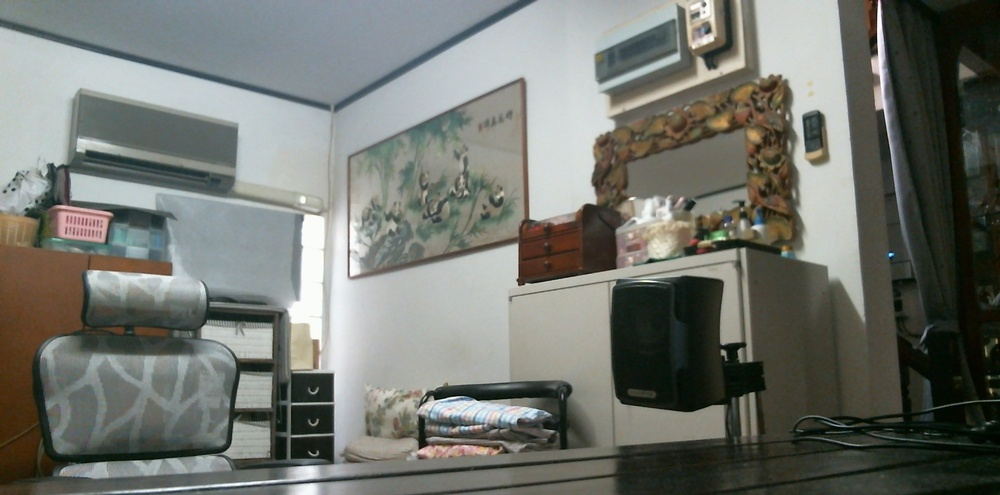
#> input picture CV_parinya/im1.jpg, 1000 x 495 px, shrunk from 1920 x 950 before the run
$ python challenge_4.py
#> lines starting #> are read from the running program, lines starting #| are printed output that depends on the picture; after the words box and inside, x2 and y2 are one past the last pixel; in counts of white or black regions, pixels touching at a corner belong together
import matplotlib.pyplot as plt
import numpy as np
import cv2

im1 = plt.imread('im1.jpg')
#> im1 is the input picture: shape (495, 1000, 3); mean R, G, B 113.8, 116.6, 110.3
im2 = plt.imread('im2.jpg')
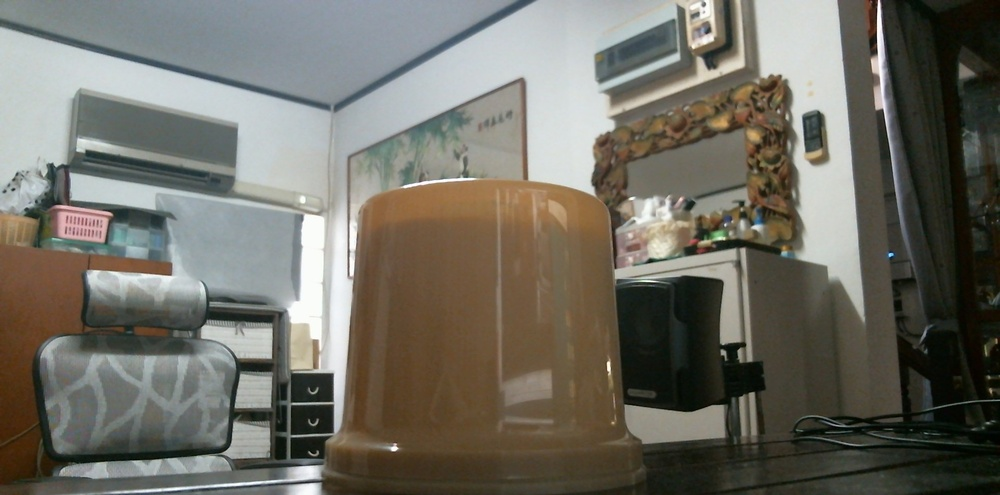
#> input picture CV_parinya/im2.jpg, 1000 x 495 px, shrunk from 1920 x 950 before the run
#> im2 is the input picture: shape (495, 1000, 3); mean R, G, B 111.8, 109.6, 100.3

diff = cv2.absdiff(im1,im2)
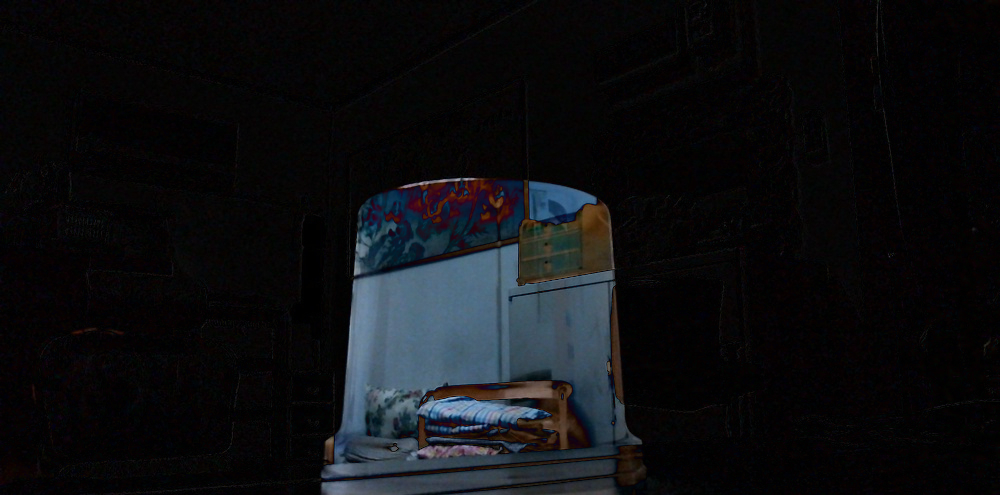
#> diff: shape (495, 1000, 3); mean R, G, B 13.6, 14.6, 17

gray = cv2.cvtColor(diff, cv2.COLOR_BGR2GRAY)
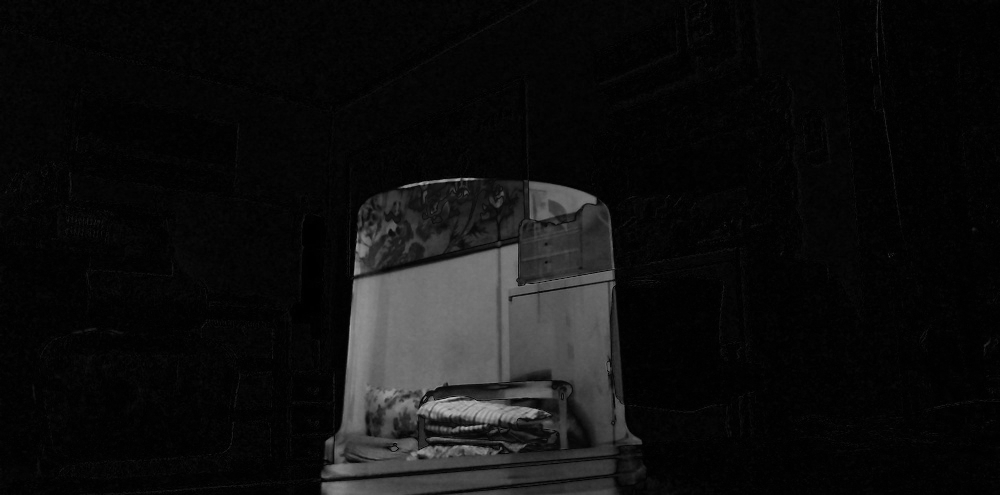
#> gray: shape (495, 1000); min 0, max 192, mean 15.2
bw = cv2.threshold(gray, 25, 255, cv2.THRESH_BINARY)[1]
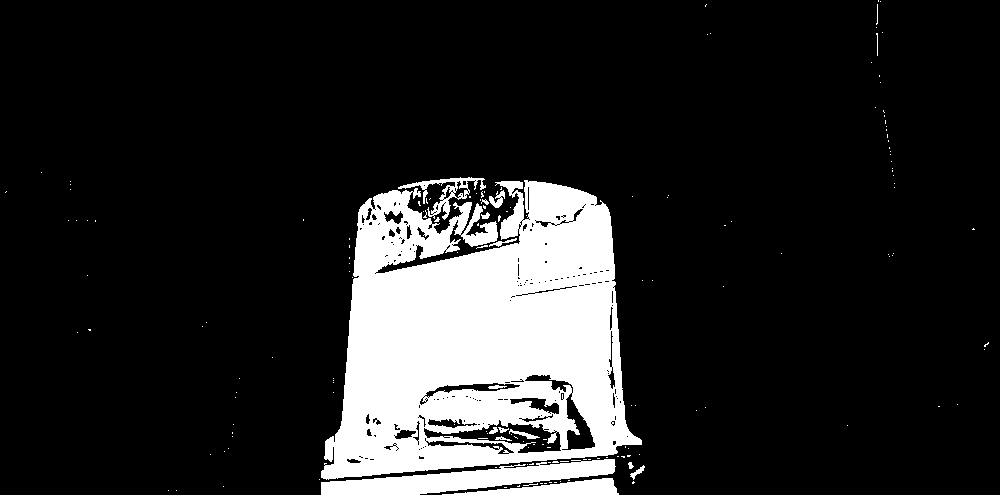
#> bw: shape (495, 1000); 14.8% white; 164 white regions (147 under 20 px), largest, box (x1, y1, x2, y2) and area: (321, 180, 642, 480) 64815, (321, 459, 616, 495) 5000, (442, 478, 619, 495) 1504

kernel = np.ones((5,5))
bw = cv2.erode(bw, kernel)
#> bw: shape (495, 1000); 11.4% white; 32 white regions (16 under 20 px), largest, box (x1, y1, x2, y2) and area: (323, 183, 640, 477) 49741, (323, 461, 613, 495) 3818, (469, 480, 615, 495) 1101
bw = cv2.dilate(bw, kernel)
#> bw: shape (495, 1000); 14% white; 17 white regions, largest, box (x1, y1, x2, y2) and area: (321, 181, 642, 479) 60492, (321, 459, 615, 495) 4932, (467, 478, 617, 495) 1461

kernel = np.ones((55,55))
bw = cv2.dilate(bw, kernel)
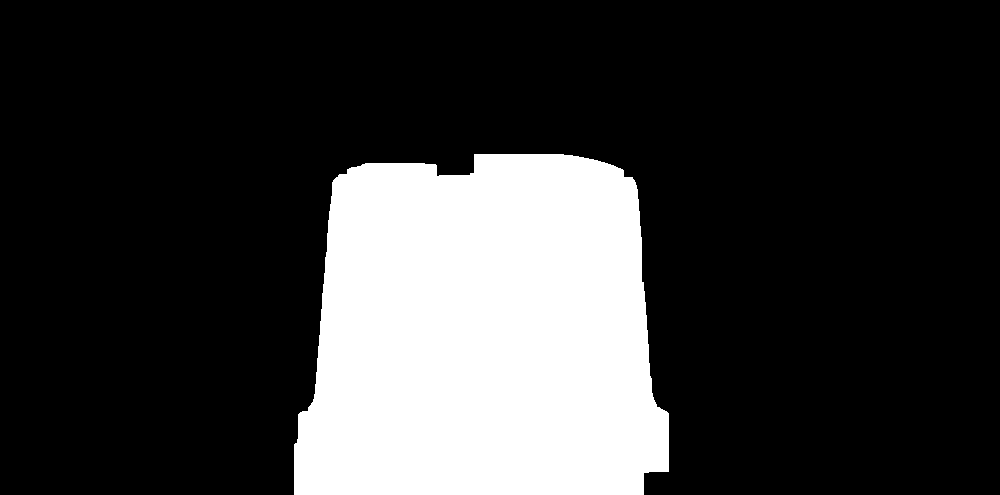
#> bw: shape (495, 1000); 22.3% white; 1 white region, box (x1, y1, x2, y2) and area: (294, 154, 669, 495) 110610
bw = cv2.erode(bw, kernel)
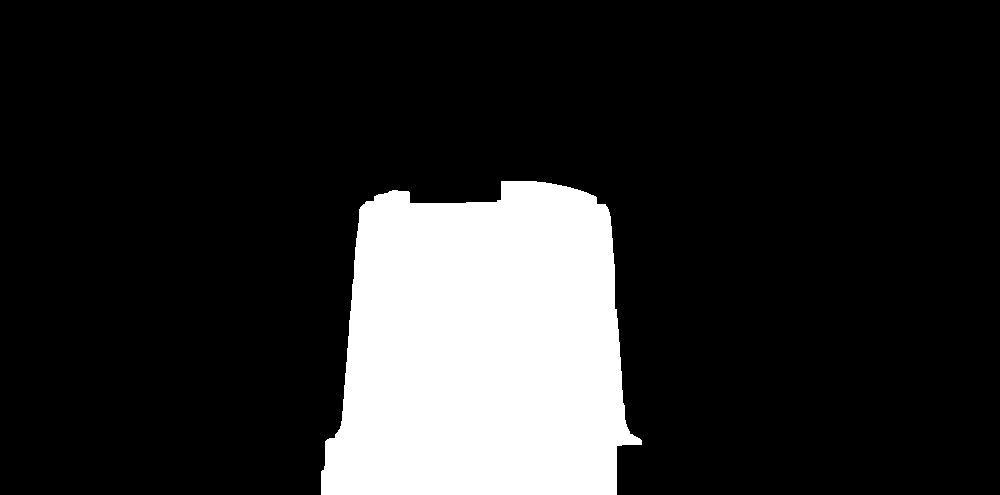
#> bw: shape (495, 1000); 16.6% white; 1 white region, box (x1, y1, x2, y2) and area: (321, 181, 642, 495) 82152

obj = cv2.bitwise_and(im2, im2, mask=bw)
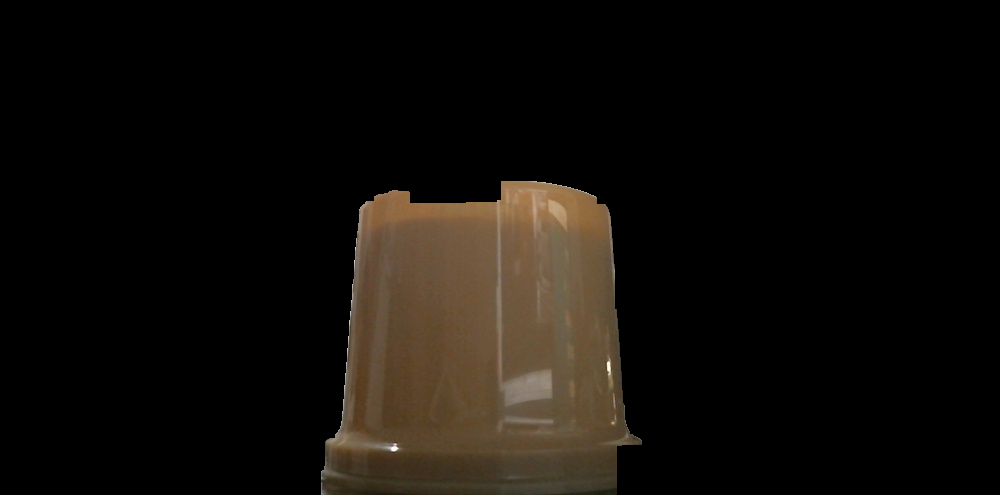
#> obj: shape (495, 1000, 3); mean R, G, B 17.2, 13.7, 9.6

plt.subplot(2,2,1)
plt.imshow(im1)
plt.title('im1.jpg')
plt.axis('off')

plt.subplot(2,2,2)
plt.imshow(im2)
plt.title('im2.jpg')
plt.axis('off')

plt.subplot(2,2,4)
plt.imshow(obj, cmap='gray')
plt.title('object')
plt.axis('off')
plt.show()
